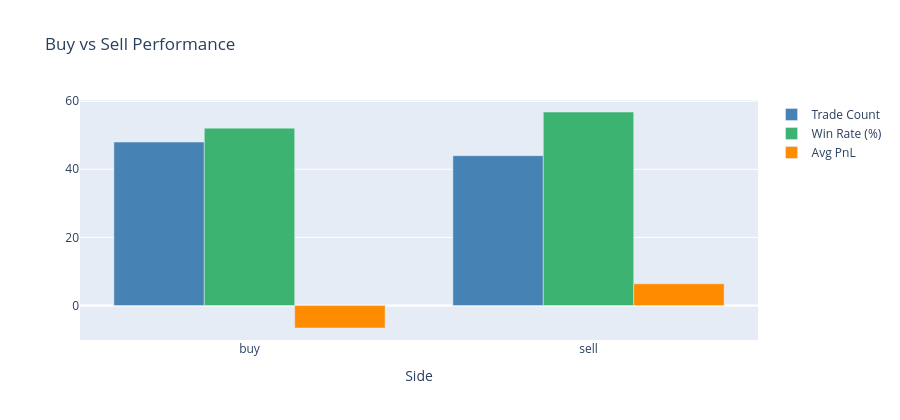

Notebook source saved alongside this figure:
### Markdown cell above
## Buy vs sell signal performance

### Code cell
if pairs.empty:
    print("No position pairs available for side analysis.")
else:
    side_perf = compute_side_performance(pairs)
    display(side_perf)

    # Imbalanced buy/sell performance can indicate directional bias in the model;
    # e.g. consistently higher win-rate on buys in a bull market suggests the model
    # may need re-training or class-weight adjustment to improve sell-signal quality.

    sides = side_perf["side"].tolist()
    fig = go.Figure()
    fig.add_trace(go.Bar(
        x=sides, y=side_perf["trade_count"], name="Trade Count",
        marker_color="steelblue",
    ))
    fig.add_trace(go.Bar(
        x=sides, y=side_perf["win_rate"] * 100, name="Win Rate (%)",
        marker_color="mediumseagreen",
    ))
    fig.add_trace(go.Bar(
        x=sides, y=side_perf["avg_pnl"], name="Avg PnL",
        marker_color="darkorange",
    ))
    fig.update_layout(
        barmode="group",
        title="Buy vs Sell Performance",
        xaxis_title="Side",
        height=420,
    )
    fig.show()

### Figure 1 — Plotly figure (JSON) as saved in the notebook; plotly's stock layout.template omitted (floating-point values rounded to 4 significant figures)
{"data": [{"marker": {"color": "steelblue"}, "name": "Trade Count", "type": "bar", "x": ["buy", "sell"], "y": [48, 44]}, {"marker": {"color": "mediumseagreen"}, "name": "Win Rate (%)", "type": "bar", "x": ["buy", "sell"], "y": [52.08, 56.82]}, {"marker": {"color": "darkorange"}, "name": "Avg PnL", "type": "bar", "x": ["buy", "sell"], "y": [-6.595, 6.402]}], "layout": {"barmode": "group", "height": 420, "title": {"text": "Buy vs Sell Performance"}, "xaxis": {"title": {"text": "Side"}}}}
